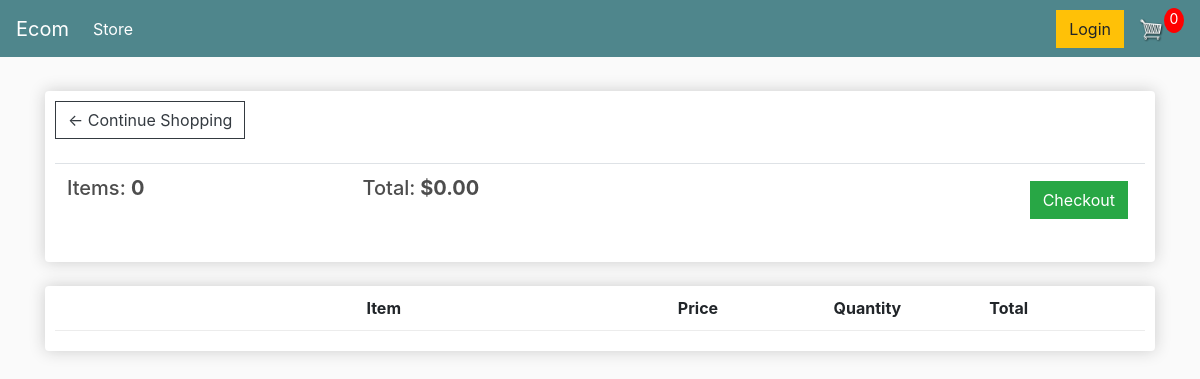
The app's page /cart/ (signed in), older data.
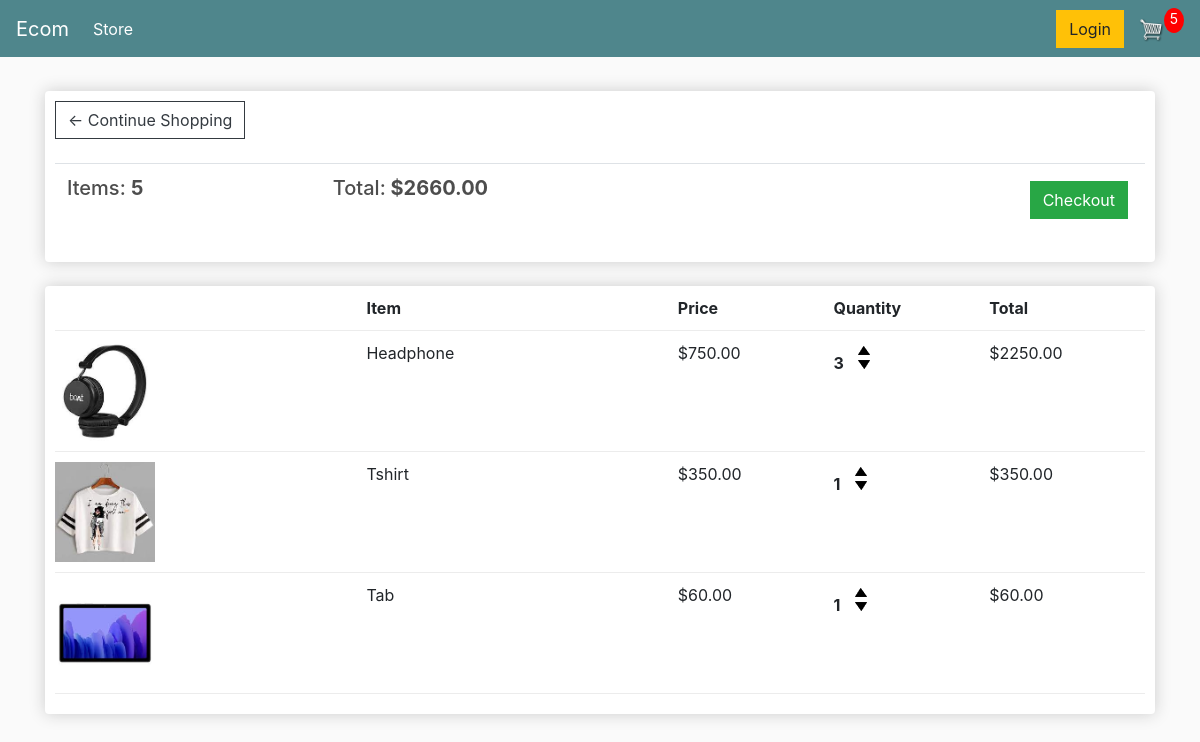
The same page, newer data.
### app/models.py (models this page shows, shortened)
class Order(models.Model):
	customer = models.ForeignKey(Customer, on_delete=models.SET_NULL, null=True, blank=True)
	date_ordered = models.DateTimeField(auto_now_add=True)
	complete = models.BooleanField(default=False, null=True, blank=False)
	transaction_id = models.CharField(max_length=100, null=True)
	@property
	def get_cart_total(self):
		orderitems = self.orderitem_set.all()
		total = sum([item.get_total for item in orderitems])
		return total
	@property
	def get_cart_items(self):
		orderitems = self.orderitem_set.all()
		total = sum([item.quantity for item in orderitems])
		return total

class OrderItem(models.Model):
	product = models.ForeignKey(Product, on_delete=models.SET_NULL, null=True)
	order = models.ForeignKey(Order, on_delete=models.SET_NULL, null=True)
	quantity = models.IntegerField(default=0, null=True, blank=True)
	date_added = models.DateTimeField(auto_now_add=True)
	@property
	def get_total(self):
		total = self.product.price * self.quantity
		return total

class Product(models.Model):
	name = models.CharField(max_length=200)
	price = models.DecimalField(max_digits=5,decimal_places=2)
	digital = models.BooleanField(default=False,null=True, blank=True)
	image = models.ImageField(null=True, blank=True)
	@property
	def imageURL(self):
		try:
			url = self.image.url
		except:
			url = ''
		return url

### app/views.py (the view)
# urls.py: path('cart/', views.cart, name="cart"),
def cart(request):
    data = cartData(request)
    cartItems = data['cartItems']
    order = data['order']
    items = data['items']
    context = {'items': items, 'order': order, 'cartItems': cartItems}
    return render(request, 'app/cart.html', context)

### app/utils.py (called while the page is built)
def cartData(request):
    if request.user.is_authenticated:
        customer = request.user.customer
        order, created = Order.objects.get_or_create(customer=customer, complete=False)
        items = order.orderitem_set.all()
        cartItems = order.get_cart_items
    else:
        cookieData = cookieCart(request)
        cartItems = cookieData['cartItems']
        order = cookieData['order']
        items = cookieData['items']
    return{'cartItems':cartItems,'order':order,'items':items}

### app/Templates/app/cart.html
{% extends 'app/main.html' %}
{% load static %}
{% block content %}
	<div class="row">
		<div class="col-lg-12">
			<div class="box-element">
				<a  class="btn btn-outline-dark" href="{% url 'store' %}">&#x2190; Continue Shopping</a>
				<br>
				<br>
				<table class="table">
					<tr>
						<th><h5>Items: <strong>{{order.get_cart_items}}</strong></h5></th>
						<th><h5>Total:<strong> ${{order.get_cart_total|floatformat:2}}</strong></h5></th>
						<th>
							<a  style="float:right; margin:5px;" class="btn btn-success" href="{% url 'checkout' %}">Checkout</a>
						</th>
					</tr>
				</table>
			</div>
			<br>
			<div class="box-element">
				<div class="cart-row">
					<div style="flex:2"></div>
					<div style="flex:2"><strong>Item</strong></div>
					<div style="flex:1"><strong>Price</strong></div>
					<div style="flex:1"><strong>Quantity</strong></div>
					<div style="flex:1"><strong>Total</strong></div>
				</div>
				{% for item in items %}
				<div class="cart-row">
					<div style="flex:2"><img class="row-image" src="{{item.product.imageURL}}"></div>
					<div style="flex:2"><p>{{item.product.name}}</p></div>
						<div style="flex:1"><p>${{item.product.price|floatformat:2}}</p></div>
					<div style="flex:1">
						<p class="quantity">{{item.quantity}}</p>
						<div class="quantity">
							<img data-product="{{item.product.id}}" data-action="add" class="chg-quantity update-cart" src="{% static  'images/arrow-up.png' %}">
							<img data-product="{{item.product.id}}" data-action="remove" class="chg-quantity update-cart" src="{% static  'images/arrow-down.png' %}">
						</div>
					</div>
					<div style="flex:1"><p>${{item.get_total|floatformat:2}}</p></div>
				</div>
				{% endfor %}
			</div>
		</div>
	</div>
{% endblock content %}

### app/Templates/app/main.html (shortened to what this page needs)
<!DOCTYPE html>
{% load static %}
<html>
<head>
	<link rel="stylesheet" href="https://stackpath.bootstrapcdn.com/bootstrap/4.4.1/css/bootstrap.min.css">
	<link rel="stylesheet"  href="{% static 'css/main.css' %}">
</head>
<body>
	<nav class="navbar navbar-expand-lg navbar-dark bg-dark">
	  <a class="navbar-brand" href="{% url 'store' %}">Ecom</a>
	  <div class="collapse navbar-collapse" id="navbarSupportedContent">
	    <ul class="navbar-nav mr-auto">
	      <li class="nav-item active">
	        <a class="nav-link" href="{% url 'store' %}">Store <span class="sr-only">(current)</span></a>
	      </li>
	    </ul>
	    <div class="form-inline my-2 my-lg-0">
	     	<a href="#"class="btn btn-warning">Login</a>
	     	<a href="{% url 'cart' %}">
	    		<img id= "cart-icon" src="{% static 'images/cart.png' %}"  >
	    	</a>
	    	<p id="cart-total" >{{cartItems}}</p>
	    </div>
	  </div>
	</nav>
     <div class="container">
            <br>
            {% block content %}
            {% endblock content %}
         </div>
</body>
</html>

### static/css/main.css (style rules this page uses)
body { background-color: hsl(0, 0%, 98%); }
h1,h2,h3,h4,h5,h6 { color:hsl(0, 0%, 30%); }
.box-element { box-shadow:hsl(0, 0%, 80%) 0 0 16px; background-color: #fff; border-radius: 4px; padding: 10px; }
.bg-dark { background-color: #4f868c!important; }
#cart-icon { width:25px; display: inline-block; margin-left: 15px; }
#cart-total { display: block; text-align: center; color:#fff; background-color: red; width: 20px; height: 25px; border-radius: 50%; font-size: 14px; }
.col-lg-4, .col-lg-6, .col-lg-8, .col-lg-12 { margin-top: 10px; }
.btn { border-radius: 0; }
.row-image { width: 100px; }
.cart-row { display: flex; align-items: flex-stretch; padding-bottom: 10px; margin-bottom: 10px; border-bottom: 1px solid #ececec; }
.quantity { display: inline-block; font-weight: 700; padding-right:10px; }
.chg-quantity { width: 12px; cursor: pointer; display: block; margin-top: 5px; transition:.1s; }

Row changes from the older to the newer data that the page shows:
computed for Order: get_cart_items "0" → "5"; get_cart_total "0.00" → "2660.00"
added OrderItem: product.imageURL (picture), product.name "Headphone", product.price "750.00", quantity "3", get_total "2250.00"
added OrderItem: product.imageURL (picture), product.name "Tshirt", product.price "350.00", quantity "1", get_total "350.00"
added OrderItem: product.imageURL (picture), product.name "Tab", product.price "60.00", quantity "1", get_total "60.00"
Text that changed along with them:
{{ cartItems }}: "0" → "5"
